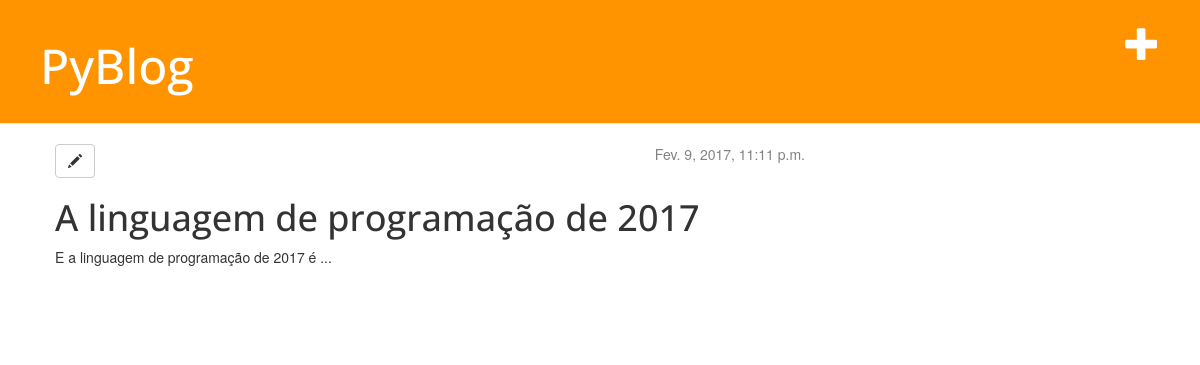
Screenshot of /post/3/ with the database file from the repository.
### blog/models.py (models this page shows, shortened)
class Post(models.Model):
    autor = models.ForeignKey('auth.User')
    titulo = models.CharField(max_length=200)
    texto = models.TextField()
    data_criacao = models.DateTimeField(default=timezone.now)
    data_publicacao = models.DateTimeField(blank=True, null=True)

### blog/views.py (the view)
# urls.py: url(r'^post/(?P<pk>[0-9]+)/$', views.post_detail, name="post_detail"),
def post_detail(request, pk):
    post = get_object_or_404(Post, pk=pk)
    return render(request, "blog/post_detail.html", {"post": post})

### templates/blog/post_detail.html
{% extends "blog/base.html" %}
{% block conteudo %}
    <div class="post">
        {% if post.data_publicacao %}
            <div class="date">
                {{ post.data_publicacao }}
            </div>
        {% endif %}
        <a class="btn btn-default" href="{% url 'post_edit' pk=post.pk %}"><span class="glyphicon glyphicon-pencil"></span></a>
        <h1>{{ post.titulo }}</h1>
        <p>{{ post.texto | linebreaksbr }}</p>
    </div>
{% endblock %}

### blog/static/css/blog.css (style rules this page uses)
h1, h2, h3, h4 { font-family: 'Open Sans', sans-serif; }
.date { float: right; color: #828282; }
.post { margin-bottom: 70px; }

### rows the page displays
Post: data_publicacao "Fev. 9, 2017, 11:11 p.m.", titulo "A linguagem de programação de 2017", texto "E a linguagem de programação de 2017 é ..."
